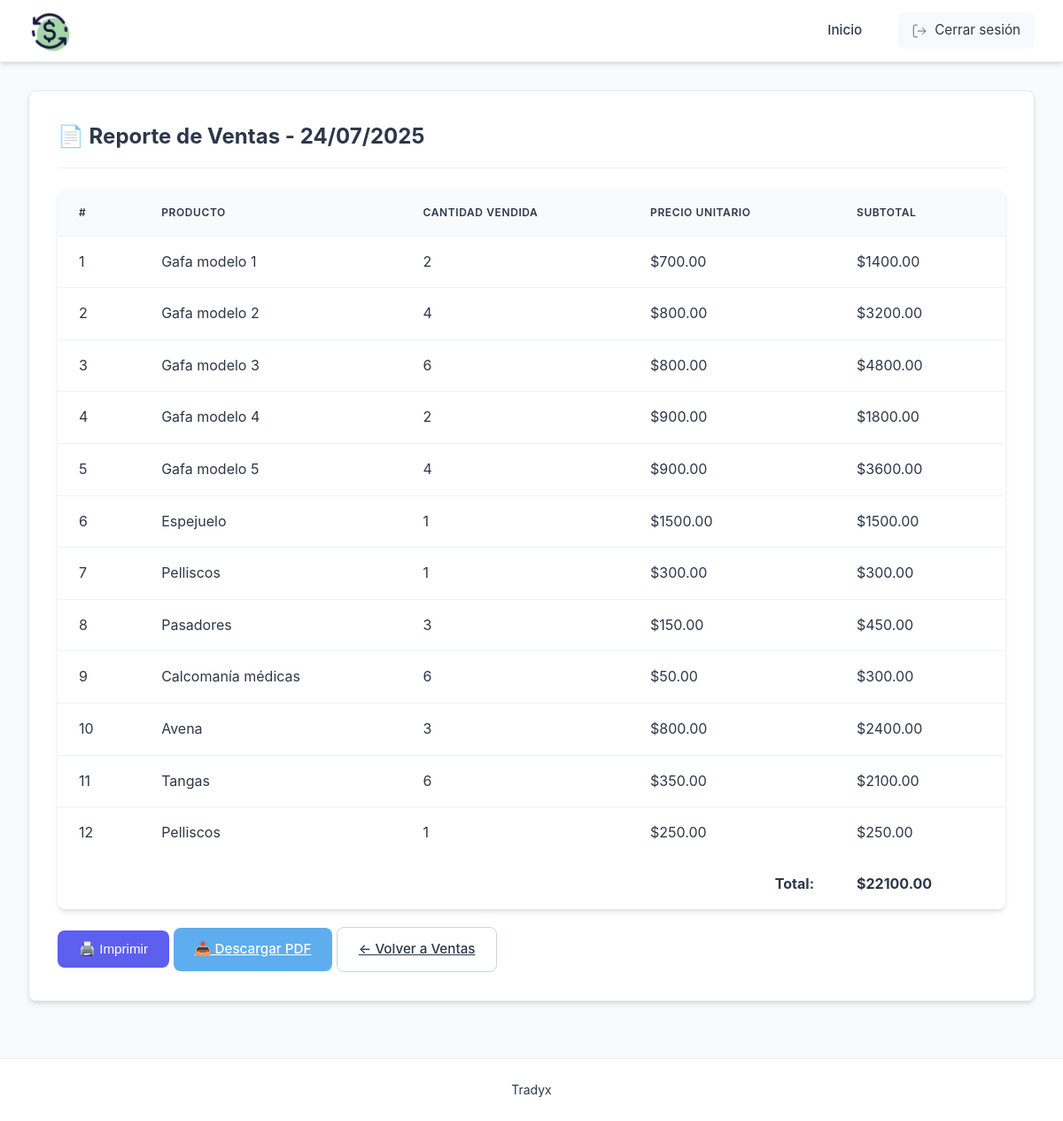
Page /sales/report (signed in) on the earlier database version.
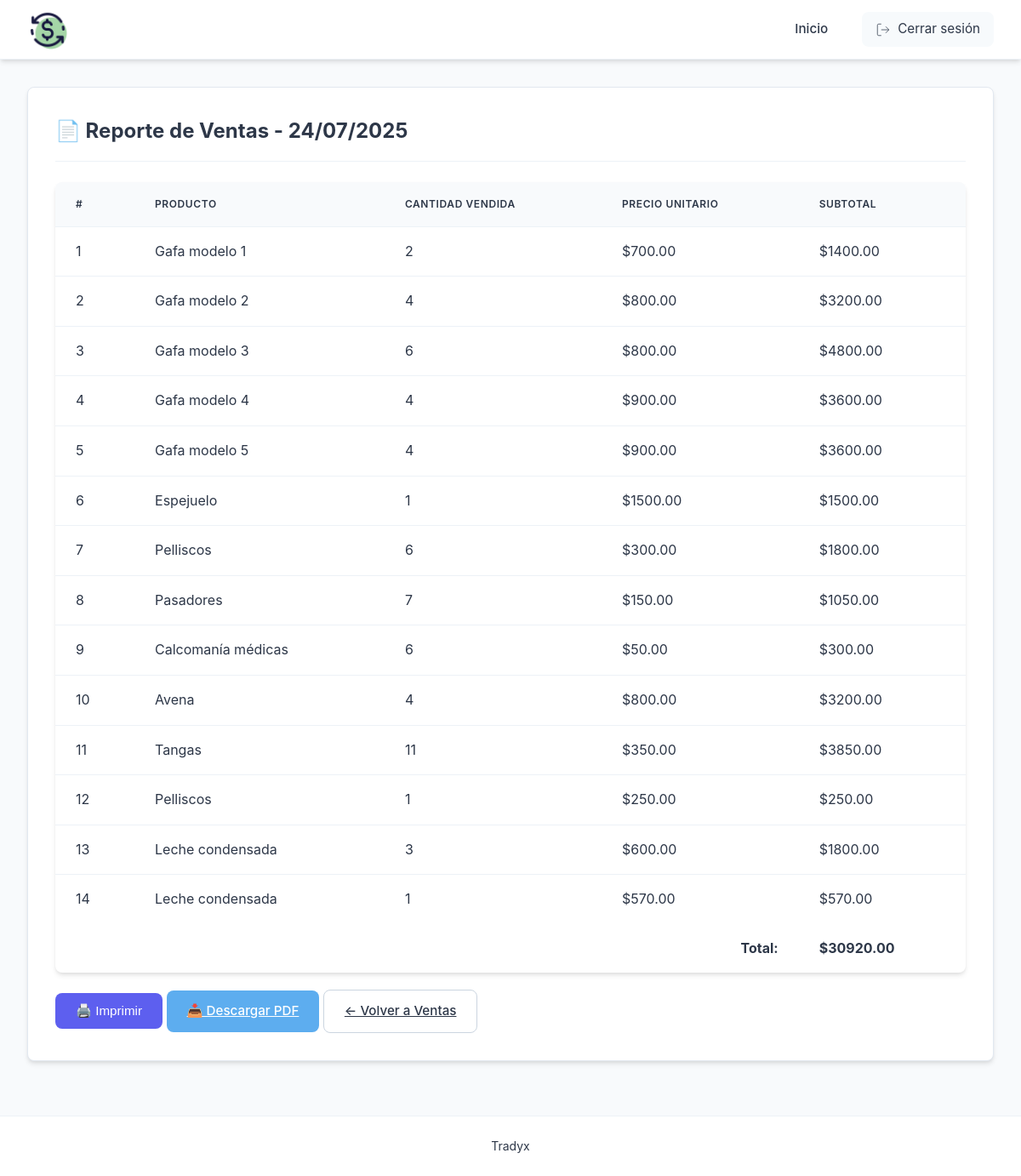
Same page on the later database version.
### models.py (models this page shows, shortened)
class Product(db.Model):
    __tablename__ = 'product'
    id = db.Column(db.Integer, primary_key=True)
    name = db.Column(db.String(100), nullable=False)
    quantity = db.Column(db.Integer, nullable=False)
    price = db.Column(db.Float, nullable=False)
    daily_sales = db.Column(db.Integer, default=0)

### app.py (the view)
@app.route('/sales/report')
@login_required
def print_daily_report():
    products_sold = Product.query.filter(Product.daily_sales > 0).all()
    total_sales = sum(p.price * p.daily_sales for p in products_sold)
    return render_template('sales_report.html',
                        products=products_sold,
                        total=total_sales,
                        date=datetime.now().strftime("%d/%m/%Y"))

### app.py (called while the page is built)
def login_required(f):
    @wraps(f)
    def decorated_function(*args, **kwargs):
        if 'user_id' not in session:
            flash('Por favor inicie sesión primero', 'danger')
            return redirect(url_for('login'))
        return f(*args, **kwargs)
    return decorated_function

### templates/sales_report.html (shortened to what this page needs)
{% extends "base.html" %}
{% block content %}
<div class="module-container">
    <h2>📄 Reporte de Ventas - {{ date }}</h2>
    <table class="data-table">
        <thead>
            <tr>
                <th>#</th>
                <th>Producto</th>
                <th>Cantidad Vendida</th>
                <th>Precio Unitario</th>
                <th>Subtotal</th>
            </tr>
        </thead>
        <tbody>
            {% for product in products %}
            <tr>
                <td>{{ loop.index }}</td>
                <td>{{ product.name }}</td>
                <td>{{ product.daily_sales }}</td>
                <td>${{ "%.2f"|format(product.price) }}</td>
                <td>${{ "%.2f"|format(product.price * product.daily_sales) }}</td>
            </tr>
            {% endfor %}
        </tbody>
        <tfoot>
            <tr>
                <td colspan="4" style="text-align: right;"><strong>Total:</strong></td>
                <td><strong>${{ "%.2f"|format(total) }}</strong></td>
            </tr>
        </tfoot>
    </table>
    <div class="no-print" style="margin-top: 20px;">
        <button onclick="window.print()" class="btn btn-primary">🖨️ Imprimir</button>
        <a href="{{ url_for('download_sales_pdf') }}" class="btn btn-info">📥 Descargar PDF</a>
        <a href="{{ url_for('sales') }}" class="btn btn-secondary">← Volver a Ventas</a>
    </div>
</div>
{% endblock %}

### templates/base.html (shortened to what this page needs)
<!DOCTYPE html>
<html lang="es">
<head>
    <link rel="stylesheet" href="{{ url_for('static', filename='css/style.css') }}">
</head>
<body>
    <header class="header-max">
        <div class="nav-extreme">
            <h1 class="logo-edge">
                <img src="{{ url_for('static', filename='images/icons8-circulacion-de-dinero-100.png') }}"
                     alt="Logo"
                     style="height: 48px; vertical-align: middle; margin-right: 12px;">
            </h1>
            <nav class="nav-edge">
                <a href="{{ url_for('dashboard') }}" class="nav-item">Inicio</a>
                {% if 'user_id' in session %}
                <div class="user-edge">
                    <a href="{{ url_for('logout') }}" class="logout-edge">
                        <svg width="20" height="20" viewBox="0 0 24 24" fill="none" stroke="currentColor">
                            <path d="M9 21H5a2 2 0 0 1-2-2V5a2 2 0 0 1 2-2h4"></path>
                            <polyline points="16 17 21 12 16 7"></polyline>
                            <line x1="21" y1="12" x2="9" y2="12"></line>
                        </svg>
                        Cerrar sesión
                    </a>
                </div>
                {% endif %}
            </nav>
        </div>
    </header>
    <main>
        {% block content %}{% endblock %}
    </main>
    <footer>
        <p>Tradyx</p>
    </footer>
</body>
</html>

### static/css/style.css (style rules this page uses)
:root { --primary-color: #5D5FEF; --primary-hover: #4B4DDB; --secondary-color: #6B6DEE; --accent-color: #8A8EF0; --danger-color: #EF5D5D; --success-color: #5DEF8A; --warning-color: #EFC75D; --info-color: #5DADEF; --dark-color: #2D3748; --light-color: #F7FAFC; --gray-color: #A0AEC0; --border-radius: 8px; --box-shadow: 0 4px 6px -1px rgba(0, 0, 0, 0.1), 0 2px 4px -1px rgba(0, 0, 0, 0.06); --transition: all 0.3s cubic-bezier(0.4, 0, 0.2, 1); --sidebar-width: 240px; --header-height: 70px; }
*, *::before, *::after { box-sizing: border-box; margin: 0; padding: 0; }
html { height: 100%; scroll-behavior: smooth; }
body { font-family: 'Inter', -apple-system, BlinkMacSystemFont, sans-serif; line-height: 1.6; background-color: #F8FAFC; color: var(--dark-color); min-height: 100vh; display: flex; flex-direction: column; -webkit-font-smoothing: antialiased; -moz-osx-font-smoothing: grayscale; }
.header-max { background: white; color: var(--dark-color); height: var(--header-height); box-shadow: var(--box-shadow); position: sticky; top: 0; z-index: 1000; display: flex; align-items: center; padding: 0 2rem; border-bottom: 1px solid #EDF2F7; }
.nav-extreme { display: flex; justify-content: space-between; align-items: center; width: 100%; max-width: 100%; }
.logo-edge { display: flex; align-items: center; font-size: 1.5rem; font-weight: 700; color: var(--dark-color); text-decoration: none; gap: 0.75rem; }
.logo-edge img { height: 32px; width: auto; }
.nav-edge { display: flex; align-items: center; gap: 1.5rem; }
.nav-item { color: var(--dark-color); text-decoration: none; font-weight: 500; padding: 0.5rem 1rem; border-radius: var(--border-radius); transition: var(--transition); font-size: 0.95rem; }
.logout-edge { display: flex; align-items: center; gap: 0.5rem; color: var(--dark-color); text-decoration: none; padding: 0.5rem 1rem; border-radius: var(--border-radius); transition: var(--transition); font-size: 0.95rem; background-color: var(--light-color); }
.logout-edge svg { width: 18px; height: 18px; }
main { flex: 1; padding: 2rem; max-width: 1400px; margin: 0 auto; width: 100%; }
.module-container { background: white; border-radius: var(--border-radius); padding: 2rem; box-shadow: var(--box-shadow); margin-bottom: 2rem; border: 1px solid #E2E8F0; }
.module-container h2 { color: var(--dark-color); margin-bottom: 1.5rem; padding-bottom: 1rem; border-bottom: 1px solid #EDF2F7; font-size: 1.5rem; font-weight: 700; }
.btn { padding: 0.75rem 1.5rem; border: none; border-radius: var(--border-radius); cursor: pointer; font-size: 0.95rem; font-weight: 500; transition: var(--transition); display: inline-flex; align-items: center; justify-content: center; gap: 0.5rem; }
.btn-primary { background-color: var(--primary-color); color: white; }
.btn-secondary { background-color: white; color: var(--dark-color); border: 1px solid #CBD5E0; }
.btn-info { background-color: var(--info-color); color: white; }
.data-table { width: 100%; border-collapse: collapse; margin-top: 1.5rem; background: white; border-radius: var(--border-radius); overflow: hidden; box-shadow: var(--box-shadow); }
.data-table th, .data-table td { padding: 1rem 1.5rem; text-align: left; border-bottom: 1px solid #EDF2F7; }
.data-table th { background-color: #F8FAFC; font-weight: 600; color: var(--dark-color); text-transform: uppercase; font-size: 0.75rem; letter-spacing: 0.05em; }
.data-table tr:last-child td { border-bottom: none; }
footer { background-color: white; color: var(--dark-color); text-align: center; padding: 1.5rem; margin-top: auto; font-size: 0.875rem; border-top: 1px solid #EDF2F7; }

Differences in the rows shown:
changed Product "Gafa modelo 4": daily_sales "2" → "4"; product.price*product.daily_sales "1800.00" → "3600.00"
changed Product (number 7 of 14 on the later page): daily_sales "1" → "6"; product.price*product.daily_sales "300.00" → "1800.00"
changed Product "Pasadores": daily_sales "3" → "7"; product.price*product.daily_sales "450.00" → "1050.00"
changed Product "Avena": daily_sales "3" → "4"; product.price*product.daily_sales "2400.00" → "3200.00"
changed Product "Tangas": daily_sales "6" → "11"; product.price*product.daily_sales "2100.00" → "3850.00"
added Product: name "Leche condensada", daily_sales "3", price "600.00", product.price*product.daily_sales "1800.00"
added Product: name "Leche condensada", daily_sales "1", price "570.00", product.price*product.daily_sales "570.00"
Other differences:
{{ "%.2f"|format(total) }}: "22100.00" → "30920.00"
